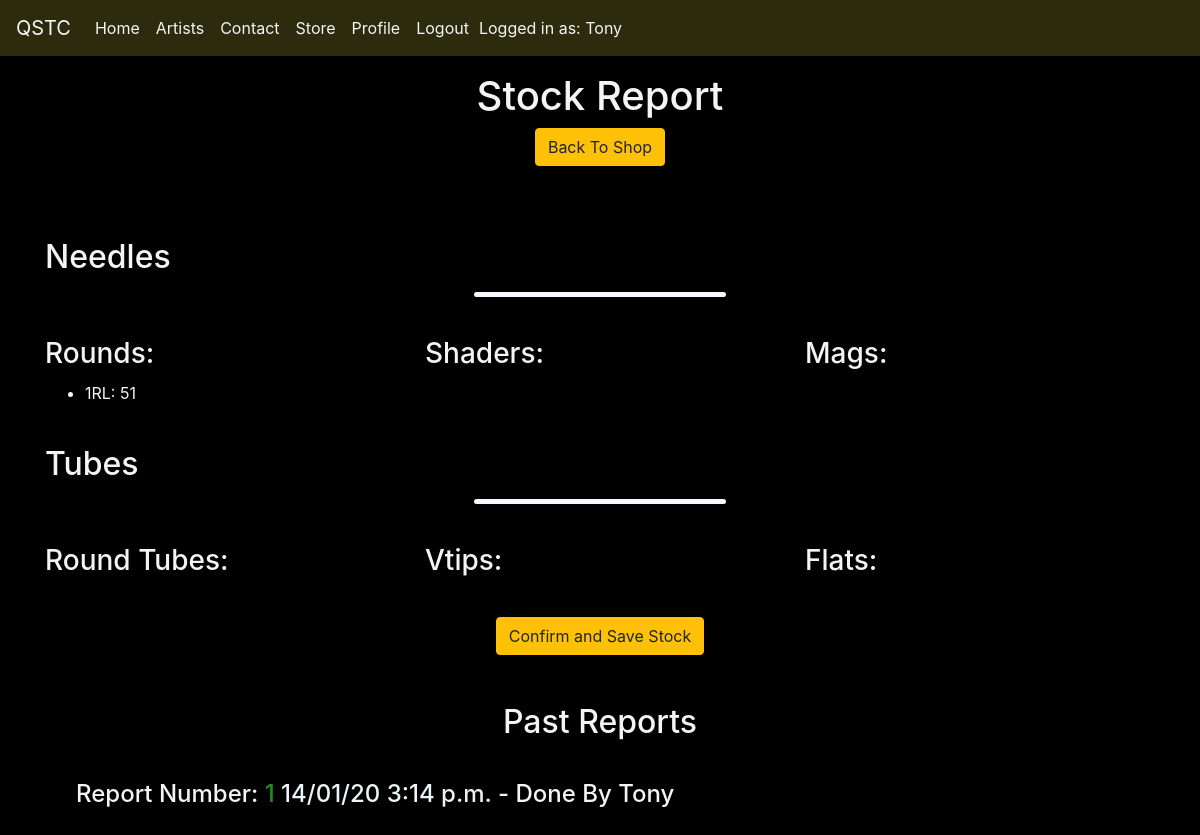
The page /shop/get_all_stock/ (signed in) on the database as committed earlier.
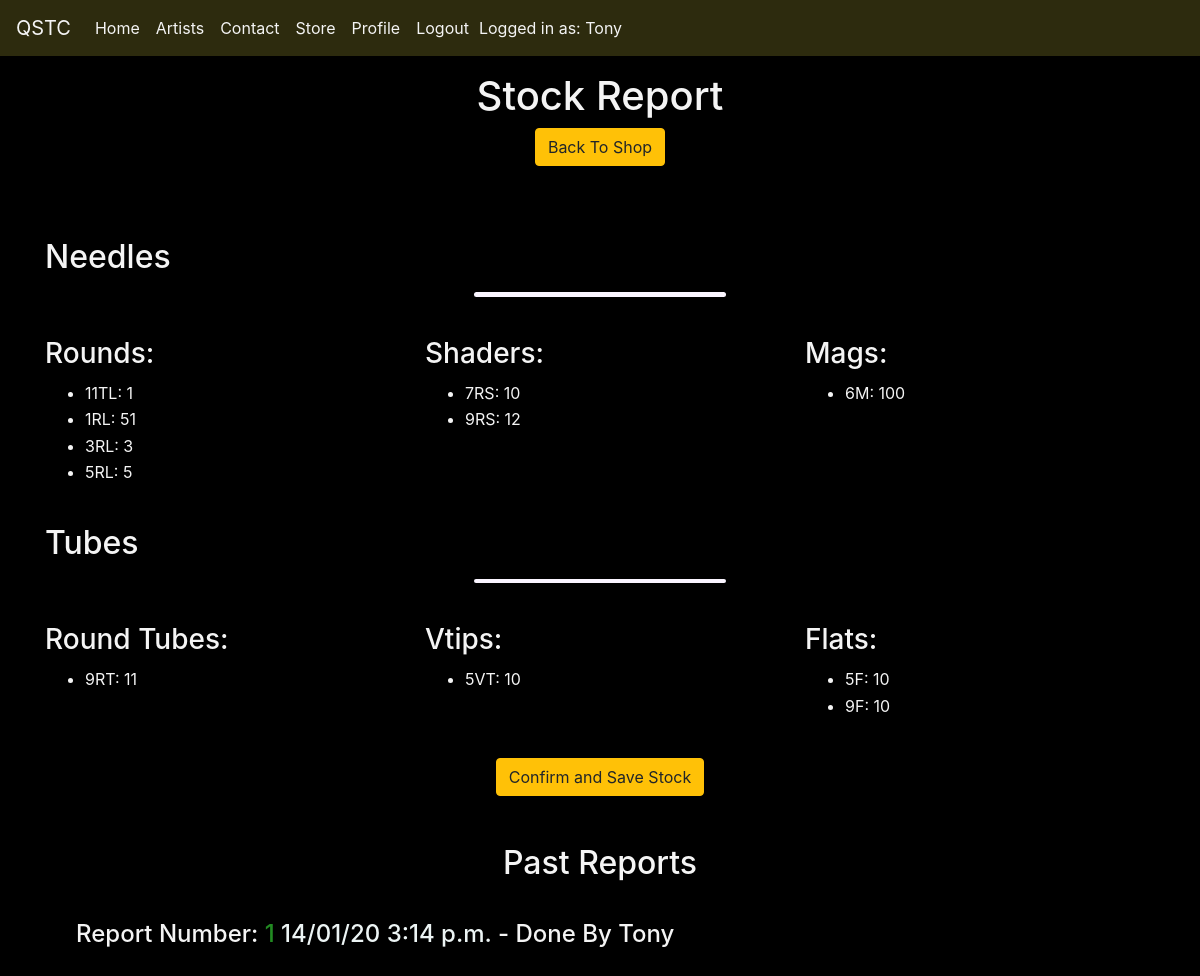
The same page on the database as committed later.
### shop/models.py (models this page shows, shortened)
class Round(models.Model):
    name = models.CharField(max_length=50)
    size = models.IntegerField()
    liner = models.CharField(max_length=32, choices=liner_choices, default=RL)
    ton = models.CharField(max_length=20, choices=NT_CHOICES, default=Needles)
    stock = models.IntegerField()

class StockReport(models.Model):
    date = models.DateTimeField(auto_now=True)
    done_by = models.ForeignKey(Profile, related_name='reports', on_delete=models.PROTECT)

class Shader(models.Model):
    name = models.CharField(max_length=50)
    size = models.IntegerField()
    liner = models.CharField(max_length=32, default="Round Shader")
    ton = models.CharField(max_length=20, choices=NT_CHOICES, default=Needles)
    stock = models.IntegerField()

class RoundTube(models.Model):
    name = models.CharField(max_length=50)
    size = models.IntegerField()
    liner = models.CharField(max_length=32, default="Round Tube")
    ton = models.CharField(max_length=20, choices=NT_CHOICES, default=Tubes)
    stock = models.IntegerField()

class Vtip(models.Model):
    name = models.CharField(max_length=50)
    size = models.IntegerField()
    liner = models.CharField(max_length=32, default="V Tube")
    ton = models.CharField(max_length=20, choices=NT_CHOICES, default=Tubes)
    stock = models.IntegerField()

### accounts/models.py (models this page shows)
class Profile(models.Model):
    user = models.OneToOneField(User, on_delete=models.CASCADE)
    staff_access = models.BooleanField(default=False)
    def __str__(self):
        return "{0}".format(self.user)

### shop/views.py (the view)
# urls.py: path("get_all_stock/", get_all_stock, name="get_all_stock"),
@login_required()
def get_all_stock(request):
    if request.user.profile.staff_access:
        rounds = Round.objects.values("name", "stock").order_by("name")
        shaders = Shader.objects.values("name", "stock").order_by("name")
        mags = Mag.objects.values("name", "stock").order_by("name")
        tubes = RoundTube.objects.values("name", "stock").order_by("name")
        vtips = Vtip.objects.values("name", "stock").order_by("name")
        flats = Flat.objects.values("name", "stock").order_by("name")
        reports = StockReport.objects.order_by("-date")
        return render(
            request,
            "stock.html",
            {
                "rounds": rounds,
                "shaders": shaders,
                "mags": mags,
                "tubes": tubes,
                "vtips": vtips,
                "flats": flats,
                "reports": reports,
            },
        )
    else:
        messages.error(
            request, "You Don't Have The Required Permissions", extra_tags="alert"
        )
        return redirect("index")

### shop/templates/stock.html
{% extends 'base.html' %} {% load static %} {% block page_title %} QTSC - Stock {% endblock %} {% block content %}
<h1 class="text-center mb-2">Stock Report</h1>
<div class="row mb-5">
    <div class="col-12 text-center">
        <a href="{% url 'shop' %}" role="button" class="btn btn-warning" id="back" aria-disabled="false">Back To
            Shop</a>
    </div>
</div>
<br>
<h2>Needles</h2>
<hr class="bar-thin">
<br>
<div class="row">
    <div class="col-4">
        <h3>Rounds:</h3>
        <ul>
            {% for r in rounds %}
            <li class="stock-list-padding">
                {{ r.name }}: {{ r.stock }}
            </li>
            {% endfor %}
        </ul>
    </div>
    <br>
    <br>
    <div class="col-4">
        <h3>Shaders:</h3>
        <ul>
            {% for s in shaders %}
            <li class="stock-list-padding">
                {{ s.name }}: {{ s.stock }}
            </li>
            {% endfor %}
        </ul>
    </div>
    <br>
    <br>
    <div class="col-4">
        <h3>Mags:</h3>
        <ul>
            {% for m in mags %}
            <li class="stock-list-padding">
                {{ m.name }}: {{ m.stock }}
            </li>
            {% endfor %}
        </ul>
    </div>
</div>
<br>
<h2>Tubes</h2>
<hr class="bar-thin">
<br>
<div class="row">
    <div class="col-4">
        <h3>Round Tubes:</h3>
        <ul>
            {% for t in tubes %}
            <li class="stock-list-padding">
                {{ t.name }}: {{ t.stock }}
            </li>
            {% endfor %}
        </ul>
    </div>
    <br>
    <br>
    <div class="col-4">
        <h3>Vtips:</h3>
        <ul>
            {% for v in vtips %}
            <li class="stock-list-padding">
                {{ v.name }}: {{ v.stock }}
            </li>
            {% endfor %}
        </ul>
    </div>
    <br>
    <br>
    <div class="col-4">
        <h3>Flats:</h3>
        <ul>
            {% for f in flats %}
            <li class="stock-list-padding">
                {{ f.name }}: {{ f.stock }}
            </li>
            {% endfor %}
        </ul>
    </div>
</div>
<br>
<div class="text-center">
    <a href="{% url 'save_stock_report' %}" role="button" class="btn btn-warning" id="all-stock" aria-disabled="false">Confirm and Save Stock</a>
</div>
<br>
<br>
<h2 class="text-center">Past Reports</h2>
<br>
<div class="row">
    <ul class="report-list">
        {% for r in reports %}
        <li class="list-padding">
            <h4>Report Number: <a href="{% url 'check_report' r.id %}">{{ r.id }} <span class="report-datetime">
                        {{ r.date|date:"d/m/y" }} {{ r.date|time }} </span></a> - Done By {{ r.done_by }}</h4>
        </li>
        {% endfor %}
    </ul>
</div>
{% endblock %}

Rows that differ between the two databases and show on the page:
added Round: name "11TL", stock "1"
added Round: name "3RL", stock "3"
added Round: name "5RL", stock "5"
added Shader: name "7RS", stock "10"
added Shader: name "9RS", stock "12"
added RoundTube: name "9RT", stock "11"
added Vtip: name "5VT", stock "10"
Other text that changed with them:
new list line: "6M : 100"
new list line: "5F : 10"
new list line: "9F : 10"
